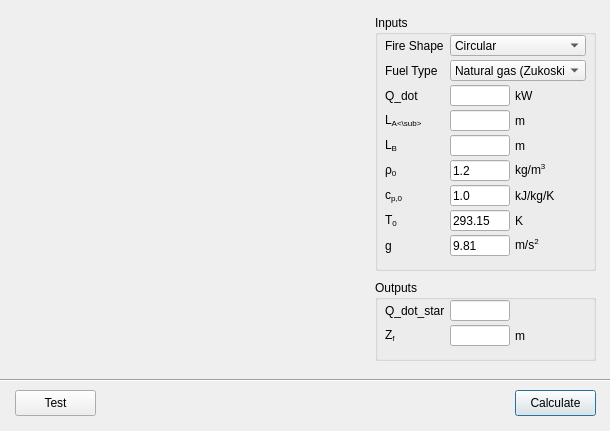
<?xml version="1.0" encoding="UTF-8"?>
<ui version="4.0">
 <class>Dialog</class>
 <widget class="QDialog" name="Dialog">
  <property name="geometry">
   <rect>
    <x>0</x>
    <y>0</y>
    <width>610</width>
    <height>431</height>
   </rect>
  </property>
  <property name="windowTitle">
   <string>BR 187 Thermal Radiation Calculation (Parallel Complex)</string>
  </property>
  <widget class="QGroupBox" name="groupBox_outputs">
   <property name="geometry">
    <rect>
     <x>375</x>
     <y>280</y>
     <width>221</width>
     <height>81</height>
    </rect>
   </property>
   <property name="title">
    <string>Outputs</string>
   </property>
   <widget class="QLineEdit" name="lineEdit_Q_dot_star">
    <property name="geometry">
     <rect>
      <x>75</x>
      <y>20</y>
      <width>60</width>
      <height>21</height>
     </rect>
    </property>
    <property name="sizePolicy">
     <sizepolicy hsizetype="Fixed" vsizetype="Fixed">
      <horstretch>0</horstretch>
      <verstretch>0</verstretch>
     </sizepolicy>
    </property>
    <property name="minimumSize">
     <size>
      <width>0</width>
      <height>0</height>
     </size>
    </property>
    <property name="maximumSize">
     <size>
      <width>60</width>
      <height>16777215</height>
     </size>
    </property>
   </widget>
   <widget class="QLineEdit" name="lineEdit_Z_f">
    <property name="geometry">
     <rect>
      <x>75</x>
      <y>45</y>
      <width>60</width>
      <height>21</height>
     </rect>
    </property>
    <property name="sizePolicy">
     <sizepolicy hsizetype="Fixed" vsizetype="Fixed">
      <horstretch>0</horstretch>
      <verstretch>0</verstretch>
     </sizepolicy>
    </property>
    <property name="minimumSize">
     <size>
      <width>0</width>
      <height>0</height>
     </size>
    </property>
    <property name="maximumSize">
     <size>
      <width>60</width>
      <height>16777215</height>
     </size>
    </property>
   </widget>
   <widget class="QLabel" name="label_11">
    <property name="geometry">
     <rect>
      <x>10</x>
      <y>20</y>
      <width>61</width>
      <height>21</height>
     </rect>
    </property>
    <property name="sizePolicy">
     <sizepolicy hsizetype="Fixed" vsizetype="Fixed">
      <horstretch>0</horstretch>
      <verstretch>0</verstretch>
     </sizepolicy>
    </property>
    <property name="minimumSize">
     <size>
      <width>40</width>
      <height>0</height>
     </size>
    </property>
    <property name="maximumSize">
     <size>
      <width>61</width>
      <height>21</height>
     </size>
    </property>
    <property name="toolTip">
     <string>Solved view factor</string>
    </property>
    <property name="text">
     <string>Q_dot_star</string>
    </property>
   </widget>
   <widget class="QLabel" name="label_12">
    <property name="geometry">
     <rect>
      <x>10</x>
      <y>45</y>
      <width>61</width>
      <height>21</height>
     </rect>
    </property>
    <property name="sizePolicy">
     <sizepolicy hsizetype="Fixed" vsizetype="Fixed">
      <horstretch>0</horstretch>
      <verstretch>0</verstretch>
     </sizepolicy>
    </property>
    <property name="minimumSize">
     <size>
      <width>20</width>
      <height>0</height>
     </size>
    </property>
    <property name="maximumSize">
     <size>
      <width>61</width>
      <height>21</height>
     </size>
    </property>
    <property name="toolTip">
     <string>Solved heat flux at receiver surface 100 % unprotected.</string>
    </property>
    <property name="text">
     <string>Z&lt;sub&gt;f&lt;sub&gt;</string>
    </property>
   </widget>
   <widget class="QLabel" name="label_25">
    <property name="geometry">
     <rect>
      <x>140</x>
      <y>45</y>
      <width>51</width>
      <height>21</height>
     </rect>
    </property>
    <property name="text">
     <string>m</string>
    </property>
   </widget>
  </widget>
  <widget class="QGroupBox" name="groupBox_inputs">
   <property name="geometry">
    <rect>
     <x>375</x>
     <y>15</y>
     <width>221</width>
     <height>256</height>
    </rect>
   </property>
   <property name="title">
    <string>Inputs</string>
   </property>
   <widget class="QLabel" name="label_unit_S_or_UA">
    <property name="geometry">
     <rect>
      <x>140</x>
      <y>195</y>
      <width>51</width>
      <height>21</height>
     </rect>
    </property>
    <property name="minimumSize">
     <size>
      <width>0</width>
      <height>0</height>
     </size>
    </property>
    <property name="maximumSize">
     <size>
      <width>16777215</width>
      <height>16777215</height>
     </size>
    </property>
    <property name="text">
     <string>K</string>
    </property>
   </widget>
   <widget class="QLabel" name="label_34">
    <property name="geometry">
     <rect>
      <x>140</x>
      <y>170</y>
      <width>51</width>
      <height>21</height>
     </rect>
    </property>
    <property name="minimumSize">
     <size>
      <width>0</width>
      <height>0</height>
     </size>
    </property>
    <property name="maximumSize">
     <size>
      <width>16777215</width>
      <height>16777215</height>
     </size>
    </property>
    <property name="text">
     <string>kJ/kg/K</string>
    </property>
   </widget>
   <widget class="QLabel" name="label_33">
    <property name="geometry">
     <rect>
      <x>140</x>
      <y>95</y>
      <width>51</width>
      <height>21</height>
     </rect>
    </property>
    <property name="minimumSize">
     <size>
      <width>0</width>
      <height>0</height>
     </size>
    </property>
    <property name="maximumSize">
     <size>
      <width>16777215</width>
      <height>16777215</height>
     </size>
    </property>
    <property name="text">
     <string>m</string>
    </property>
   </widget>
   <widget class="QLabel" name="label_32">
    <property name="geometry">
     <rect>
      <x>140</x>
      <y>70</y>
      <width>51</width>
      <height>21</height>
     </rect>
    </property>
    <property name="minimumSize">
     <size>
      <width>0</width>
      <height>0</height>
     </size>
    </property>
    <property name="maximumSize">
     <size>
      <width>16777215</width>
      <height>16777215</height>
     </size>
    </property>
    <property name="text">
     <string>kW</string>
    </property>
   </widget>
   <widget class="QLineEdit" name="lineEdit_Q_dot">
    <property name="geometry">
     <rect>
      <x>75</x>
      <y>70</y>
      <width>60</width>
      <height>21</height>
     </rect>
    </property>
    <property name="sizePolicy">
     <sizepolicy hsizetype="Fixed" vsizetype="Fixed">
      <horstretch>0</horstretch>
      <verstretch>0</verstretch>
     </sizepolicy>
    </property>
    <property name="minimumSize">
     <size>
      <width>0</width>
      <height>0</height>
     </size>
    </property>
    <property name="maximumSize">
     <size>
      <width>60</width>
      <height>16777215</height>
     </size>
    </property>
    <property name="baseSize">
     <size>
      <width>0</width>
      <height>0</height>
     </size>
    </property>
   </widget>
   <widget class="QLineEdit" name="lineEdit_L_A_or_D">
    <property name="geometry">
     <rect>
      <x>75</x>
      <y>95</y>
      <width>60</width>
      <height>21</height>
     </rect>
    </property>
    <property name="sizePolicy">
     <sizepolicy hsizetype="Fixed" vsizetype="Fixed">
      <horstretch>0</horstretch>
      <verstretch>0</verstretch>
     </sizepolicy>
    </property>
    <property name="minimumSize">
     <size>
      <width>0</width>
      <height>0</height>
     </size>
    </property>
    <property name="maximumSize">
     <size>
      <width>60</width>
      <height>16777215</height>
     </size>
    </property>
    <property name="baseSize">
     <size>
      <width>0</width>
      <height>0</height>
     </size>
    </property>
   </widget>
   <widget class="QLineEdit" name="lineEdit_T_0">
    <property name="geometry">
     <rect>
      <x>75</x>
      <y>195</y>
      <width>60</width>
      <height>21</height>
     </rect>
    </property>
    <property name="sizePolicy">
     <sizepolicy hsizetype="Fixed" vsizetype="Fixed">
      <horstretch>0</horstretch>
      <verstretch>0</verstretch>
     </sizepolicy>
    </property>
    <property name="minimumSize">
     <size>
      <width>0</width>
      <height>0</height>
     </size>
    </property>
    <property name="maximumSize">
     <size>
      <width>60</width>
      <height>16777215</height>
     </size>
    </property>
    <property name="baseSize">
     <size>
      <width>0</width>
      <height>0</height>
     </size>
    </property>
    <property name="text">
     <string>293.15</string>
    </property>
   </widget>
   <widget class="QLineEdit" name="lineEdit_c_p_0">
    <property name="geometry">
     <rect>
      <x>75</x>
      <y>170</y>
      <width>60</width>
      <height>21</height>
     </rect>
    </property>
    <property name="sizePolicy">
     <sizepolicy hsizetype="Fixed" vsizetype="Fixed">
      <horstretch>0</horstretch>
      <verstretch>0</verstretch>
     </sizepolicy>
    </property>
    <property name="minimumSize">
     <size>
      <width>0</width>
      <height>0</height>
     </size>
    </property>
    <property name="maximumSize">
     <size>
      <width>60</width>
      <height>16777215</height>
     </size>
    </property>
    <property name="baseSize">
     <size>
      <width>0</width>
      <height>0</height>
     </size>
    </property>
    <property name="text">
     <string>1.0</string>
    </property>
   </widget>
   <widget class="QLabel" name="label_23">
    <property name="geometry">
     <rect>
      <x>10</x>
      <y>170</y>
      <width>61</width>
      <height>21</height>
     </rect>
    </property>
    <property name="sizePolicy">
     <sizepolicy hsizetype="Fixed" vsizetype="Fixed">
      <horstretch>0</horstretch>
      <verstretch>0</verstretch>
     </sizepolicy>
    </property>
    <property name="minimumSize">
     <size>
      <width>0</width>
      <height>0</height>
     </size>
    </property>
    <property name="maximumSize">
     <size>
      <width>61</width>
      <height>30</height>
     </size>
    </property>
    <property name="toolTip">
     <string>Heat flux of emitter</string>
    </property>
    <property name="text">
     <string>c&lt;sub&gt;p,0&lt;sub&gt;</string>
    </property>
   </widget>
   <widget class="QLabel" name="label_L_A_or_D">
    <property name="geometry">
     <rect>
      <x>10</x>
      <y>95</y>
      <width>61</width>
      <height>21</height>
     </rect>
    </property>
    <property name="sizePolicy">
     <sizepolicy hsizetype="Fixed" vsizetype="Fixed">
      <horstretch>0</horstretch>
      <verstretch>0</verstretch>
     </sizepolicy>
    </property>
    <property name="minimumSize">
     <size>
      <width>0</width>
      <height>0</height>
     </size>
    </property>
    <property name="maximumSize">
     <size>
      <width>61</width>
      <height>30</height>
     </size>
    </property>
    <property name="toolTip">
     <string>Height of emitter</string>
    </property>
    <property name="text">
     <string>L&lt;sub&gt;A&lt;\sub&gt;</string>
    </property>
   </widget>
   <widget class="QLabel" name="label_30">
    <property name="geometry">
     <rect>
      <x>10</x>
      <y>70</y>
      <width>61</width>
      <height>21</height>
     </rect>
    </property>
    <property name="minimumSize">
     <size>
      <width>0</width>
      <height>0</height>
     </size>
    </property>
    <property name="maximumSize">
     <size>
      <width>61</width>
      <height>30</height>
     </size>
    </property>
    <property name="toolTip">
     <string>Width of emitter</string>
    </property>
    <property name="text">
     <string>Q_dot</string>
    </property>
   </widget>
   <widget class="QLabel" name="label_L_B">
    <property name="geometry">
     <rect>
      <x>10</x>
      <y>120</y>
      <width>61</width>
      <height>21</height>
     </rect>
    </property>
    <property name="minimumSize">
     <size>
      <width>0</width>
      <height>0</height>
     </size>
    </property>
    <property name="maximumSize">
     <size>
      <width>61</width>
      <height>30</height>
     </size>
    </property>
    <property name="toolTip">
     <string>Width of emitter</string>
    </property>
    <property name="text">
     <string>L&lt;sub&gt;B&lt;sub&gt;</string>
    </property>
   </widget>
   <widget class="QLabel" name="label_35">
    <property name="geometry">
     <rect>
      <x>10</x>
      <y>145</y>
      <width>61</width>
      <height>21</height>
     </rect>
    </property>
    <property name="minimumSize">
     <size>
      <width>0</width>
      <height>0</height>
     </size>
    </property>
    <property name="maximumSize">
     <size>
      <width>61</width>
      <height>30</height>
     </size>
    </property>
    <property name="toolTip">
     <string>Width of emitter</string>
    </property>
    <property name="text">
     <string>ρ&lt;sub&gt;0&lt;sub&gt;</string>
    </property>
   </widget>
   <widget class="QLineEdit" name="lineEdit_L_B">
    <property name="geometry">
     <rect>
      <x>75</x>
      <y>120</y>
      <width>60</width>
      <height>21</height>
     </rect>
    </property>
    <property name="sizePolicy">
     <sizepolicy hsizetype="Fixed" vsizetype="Fixed">
      <horstretch>0</horstretch>
      <verstretch>0</verstretch>
     </sizepolicy>
    </property>
    <property name="minimumSize">
     <size>
      <width>0</width>
      <height>0</height>
     </size>
    </property>
    <property name="maximumSize">
     <size>
      <width>60</width>
      <height>16777215</height>
     </size>
    </property>
    <property name="baseSize">
     <size>
      <width>0</width>
      <height>0</height>
     </size>
    </property>
   </widget>
   <widget class="QLineEdit" name="lineEdit_rho_0">
    <property name="geometry">
     <rect>
      <x>75</x>
      <y>145</y>
      <width>60</width>
      <height>21</height>
     </rect>
    </property>
    <property name="sizePolicy">
     <sizepolicy hsizetype="Fixed" vsizetype="Fixed">
      <horstretch>0</horstretch>
      <verstretch>0</verstretch>
     </sizepolicy>
    </property>
    <property name="minimumSize">
     <size>
      <width>0</width>
      <height>0</height>
     </size>
    </property>
    <property name="maximumSize">
     <size>
      <width>60</width>
      <height>16777215</height>
     </size>
    </property>
    <property name="baseSize">
     <size>
      <width>0</width>
      <height>0</height>
     </size>
    </property>
    <property name="text">
     <string>1.2</string>
    </property>
   </widget>
   <widget class="QLabel" name="label_36">
    <property name="geometry">
     <rect>
      <x>140</x>
      <y>120</y>
      <width>51</width>
      <height>21</height>
     </rect>
    </property>
    <property name="minimumSize">
     <size>
      <width>0</width>
      <height>0</height>
     </size>
    </property>
    <property name="maximumSize">
     <size>
      <width>16777215</width>
      <height>16777215</height>
     </size>
    </property>
    <property name="text">
     <string>m</string>
    </property>
   </widget>
   <widget class="QLabel" name="label_37">
    <property name="geometry">
     <rect>
      <x>140</x>
      <y>145</y>
      <width>51</width>
      <height>21</height>
     </rect>
    </property>
    <property name="minimumSize">
     <size>
      <width>0</width>
      <height>0</height>
     </size>
    </property>
    <property name="maximumSize">
     <size>
      <width>16777215</width>
      <height>16777215</height>
     </size>
    </property>
    <property name="text">
     <string>kg/m&lt;sup&gt;3&lt;sup&gt;</string>
    </property>
   </widget>
   <widget class="QComboBox" name="comboBox_fuel_type">
    <property name="geometry">
     <rect>
      <x>75</x>
      <y>45</y>
      <width>136</width>
      <height>21</height>
     </rect>
    </property>
    <property name="sizePolicy">
     <sizepolicy hsizetype="Preferred" vsizetype="Preferred">
      <horstretch>0</horstretch>
      <verstretch>0</verstretch>
     </sizepolicy>
    </property>
    <property name="minimumSize">
     <size>
      <width>0</width>
      <height>0</height>
     </size>
    </property>
    <property name="maximumSize">
     <size>
      <width>9999</width>
      <height>9999</height>
     </size>
    </property>
    <item>
     <property name="text">
      <string>Natural gas (Zukoski)</string>
     </property>
    </item>
    <item>
     <property name="text">
      <string>Wood cribs (Thomas)</string>
     </property>
    </item>
    <item>
     <property name="text">
      <string>Gas, liquids and solids (Heskestad)</string>
     </property>
    </item>
   </widget>
   <widget class="QLabel" name="label_24">
    <property name="geometry">
     <rect>
      <x>10</x>
      <y>45</y>
      <width>61</width>
      <height>21</height>
     </rect>
    </property>
    <property name="sizePolicy">
     <sizepolicy hsizetype="Fixed" vsizetype="Fixed">
      <horstretch>0</horstretch>
      <verstretch>0</verstretch>
     </sizepolicy>
    </property>
    <property name="minimumSize">
     <size>
      <width>0</width>
      <height>0</height>
     </size>
    </property>
    <property name="maximumSize">
     <size>
      <width>61</width>
      <height>30</height>
     </size>
    </property>
    <property name="toolTip">
     <string>Heat flux of emitter</string>
    </property>
    <property name="text">
     <string>Fuel Type</string>
    </property>
   </widget>
   <widget class="QLabel" name="label_27">
    <property name="geometry">
     <rect>
      <x>10</x>
      <y>195</y>
      <width>61</width>
      <height>21</height>
     </rect>
    </property>
    <property name="sizePolicy">
     <sizepolicy hsizetype="Fixed" vsizetype="Fixed">
      <horstretch>0</horstretch>
      <verstretch>0</verstretch>
     </sizepolicy>
    </property>
    <property name="minimumSize">
     <size>
      <width>0</width>
      <height>0</height>
     </size>
    </property>
    <property name="maximumSize">
     <size>
      <width>61</width>
      <height>30</height>
     </size>
    </property>
    <property name="toolTip">
     <string>Heat flux of emitter</string>
    </property>
    <property name="text">
     <string>T&lt;sub&gt;0&lt;sub&gt;</string>
    </property>
   </widget>
   <widget class="QLineEdit" name="lineEdit_g">
    <property name="geometry">
     <rect>
      <x>75</x>
      <y>220</y>
      <width>60</width>
      <height>21</height>
     </rect>
    </property>
    <property name="sizePolicy">
     <sizepolicy hsizetype="Fixed" vsizetype="Fixed">
      <horstretch>0</horstretch>
      <verstretch>0</verstretch>
     </sizepolicy>
    </property>
    <property name="minimumSize">
     <size>
      <width>0</width>
      <height>0</height>
     </size>
    </property>
    <property name="maximumSize">
     <size>
      <width>60</width>
      <height>16777215</height>
     </size>
    </property>
    <property name="baseSize">
     <size>
      <width>0</width>
      <height>0</height>
     </size>
    </property>
    <property name="text">
     <string>9.81</string>
    </property>
   </widget>
   <widget class="QLabel" name="label_unit_S_or_UA_2">
    <property name="geometry">
     <rect>
      <x>140</x>
      <y>220</y>
      <width>51</width>
      <height>21</height>
     </rect>
    </property>
    <property name="minimumSize">
     <size>
      <width>0</width>
      <height>0</height>
     </size>
    </property>
    <property name="maximumSize">
     <size>
      <width>16777215</width>
      <height>16777215</height>
     </size>
    </property>
    <property name="text">
     <string>m/s&lt;sup&gt;2&lt;sup&gt;</string>
    </property>
   </widget>
   <widget class="QLabel" name="label_28">
    <property name="geometry">
     <rect>
      <x>10</x>
      <y>220</y>
      <width>61</width>
      <height>21</height>
     </rect>
    </property>
    <property name="sizePolicy">
     <sizepolicy hsizetype="Fixed" vsizetype="Fixed">
      <horstretch>0</horstretch>
      <verstretch>0</verstretch>
     </sizepolicy>
    </property>
    <property name="minimumSize">
     <size>
      <width>0</width>
      <height>0</height>
     </size>
    </property>
    <property name="maximumSize">
     <size>
      <width>61</width>
      <height>30</height>
     </size>
    </property>
    <property name="toolTip">
     <string>Heat flux of emitter</string>
    </property>
    <property name="text">
     <string>g</string>
    </property>
   </widget>
   <widget class="QComboBox" name="comboBox_fire_shape">
    <property name="geometry">
     <rect>
      <x>75</x>
      <y>20</y>
      <width>136</width>
      <height>21</height>
     </rect>
    </property>
    <property name="sizePolicy">
     <sizepolicy hsizetype="Preferred" vsizetype="Preferred">
      <horstretch>0</horstretch>
      <verstretch>0</verstretch>
     </sizepolicy>
    </property>
    <property name="minimumSize">
     <size>
      <width>0</width>
      <height>0</height>
     </size>
    </property>
    <property name="maximumSize">
     <size>
      <width>9999</width>
      <height>9999</height>
     </size>
    </property>
    <item>
     <property name="text">
      <string>Circular</string>
     </property>
    </item>
    <item>
     <property name="text">
      <string>Rectangular</string>
     </property>
    </item>
    <item>
     <property name="text">
      <string>Line</string>
     </property>
    </item>
   </widget>
   <widget class="QLabel" name="label_29">
    <property name="geometry">
     <rect>
      <x>10</x>
      <y>20</y>
      <width>61</width>
      <height>21</height>
     </rect>
    </property>
    <property name="sizePolicy">
     <sizepolicy hsizetype="Fixed" vsizetype="Fixed">
      <horstretch>0</horstretch>
      <verstretch>0</verstretch>
     </sizepolicy>
    </property>
    <property name="minimumSize">
     <size>
      <width>0</width>
      <height>0</height>
     </size>
    </property>
    <property name="maximumSize">
     <size>
      <width>61</width>
      <height>30</height>
     </size>
    </property>
    <property name="toolTip">
     <string>Heat flux of emitter</string>
    </property>
    <property name="text">
     <string>Fire Shape</string>
    </property>
   </widget>
  </widget>
  <widget class="QPushButton" name="pushButton_calculate">
   <property name="geometry">
    <rect>
     <x>515</x>
     <y>390</y>
     <width>81</width>
     <height>26</height>
    </rect>
   </property>
   <property name="text">
    <string>Calculate</string>
   </property>
  </widget>
  <widget class="QLabel" name="label_figure_flame_height">
   <property name="geometry">
    <rect>
     <x>10</x>
     <y>45</y>
     <width>341</width>
     <height>285</height>
    </rect>
   </property>
   <property name="text">
    <string/>
   </property>
  </widget>
  <widget class="Line" name="line">
   <property name="geometry">
    <rect>
     <x>0</x>
     <y>370</y>
     <width>611</width>
     <height>21</height>
    </rect>
   </property>
   <property name="orientation">
    <enum>Qt::Horizontal</enum>
   </property>
  </widget>
  <widget class="QPushButton" name="pushButton_test">
   <property name="geometry">
    <rect>
     <x>15</x>
     <y>390</y>
     <width>81</width>
     <height>26</height>
    </rect>
   </property>
   <property name="text">
    <string>Test</string>
   </property>
  </widget>
 </widget>
 <tabstops>
  <tabstop>lineEdit_Q_dot</tabstop>
  <tabstop>lineEdit_L_A_or_D</tabstop>
  <tabstop>lineEdit_c_p_0</tabstop>
  <tabstop>lineEdit_T_0</tabstop>
  <tabstop>pushButton_calculate</tabstop>
  <tabstop>lineEdit_Q_dot_star</tabstop>
  <tabstop>lineEdit_Z_f</tabstop>
 </tabstops>
 <resources/>
 <connections/>
</ui>
